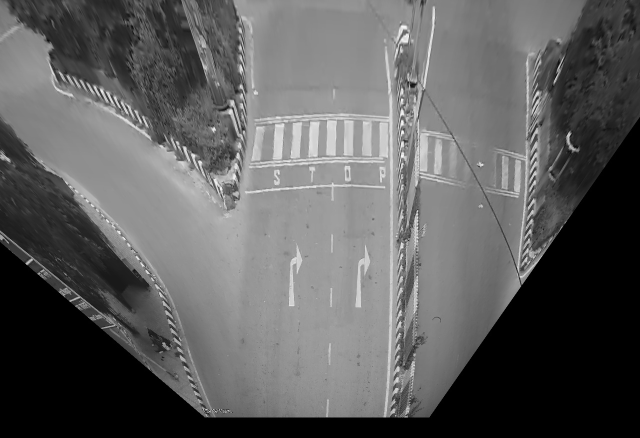
//> input picture emptyPerspective Image.jpg, 1280 x 875 px, given in place of trafficvideo.mp4, which was not available (shown at 1/2 size)
$ ./test   (built with g++ and OpenCV 4)
//> lines starting //> are read from the running program, lines starting //| are printed output that depends on the picture; after the words box and inside, x2 and y2 are one past the last pixel; in counts of white or black regions, pixels touching at a corner belong together; pictures that were not available may be replaced by others from this repository, and a replacement may not be noted
#include <iostream>
#include <sstream>
#include "opencv2/opencv.hpp"
#include <opencv2/imgcodecs.hpp>
#include <opencv2/imgproc.hpp>
#include <opencv2/videoio.hpp>
#include <opencv2/highgui.hpp>
#include <opencv2/video.hpp>
#include <opencv2/core.hpp>
#include <opencv2/videoio.hpp>
#include <opencv2/bgsegm.hpp>
#include <opencv2/plot.hpp>
#include <fstream>

using namespace cv;
using namespace std;


Mat imgFrame,imgFrame2,test,prvs,thresh,dilated,ne;

vector<Point2f> corners1, corners2;
Mat gray_image;
Mat img1_warp;
Mat display;
string Image_name;
void perspective();
int n ;

bool compx( Point2f a, Point2f b ){
        return a.x < b.x;
}
bool compy( Point2f a, Point2f b ){
        return a.y < b.y;
}


void perspective(){

    corners1.push_back(Point2f(967,205));
    corners1.push_back(Point2f(241,1066));
    corners1.push_back(Point2f(1612,1059));
    corners1.push_back(Point2f(1283,208));

    // Four corners in destination image.
    corners2.push_back(Point2f(472,52));
    corners2.push_back(Point2f(472,830));
    corners2.push_back(Point2f(800,830));
    corners2.push_back(Point2f(800,52));

    // Calculate Homography
    Mat H = findHomography(corners1, corners2);

    // Warp source image to destination based on homography
    warpPerspective(gray_image, img1_warp, H, {1280,875});

}

//

Mat crop(Mat im_src){

	cvtColor( im_src, gray_image, COLOR_BGR2GRAY );
    perspective();

    Mat croppedImage = img1_warp(Rect(472,52,329,779));
    return croppedImage;
}


const char* params
    = "{ help h         |           | Print usage }"
      "{ input          | vtest.avi | Path to a video or a sequence of image }"
      "{ algo           | MOG2      | Background subtraction method (KNN, MOG2) }";
int main(int argc, char* argv[])
{
    CommandLineParser parser(argc, argv, params);
    parser.about( "This program shows how to use background subtraction methods provided by "
                  " OpenCV. You can process both videos and images.\n" );
    if (parser.has("help"))
    {
        //print help information
        parser.printMessage();
    }
    //create Background Subtractor objects
    Ptr<BackgroundSubtractor> pBackSub;
    pBackSub = bgsegm::createBackgroundSubtractorMOG();
    //pBackSub = createBackgroundSubtractorKNN(300,200.0,false);
    VideoCapture capture( "trafficvideo.mp4" );

    double time=0;
    vector<int> x_axis;
    vector<double> y_axis;
    int frame_num=0;

    if (!capture.isOpened()){
        //error in opening the video input
        cerr << "Unable to open: " << parser.get<String>("input") << endl;
        return 0;
    }

    ofstream myfile;
    myfile.open ("test.csv");

    Mat frame, fgMask;
    while (true) {
        capture >> frame;
//> frame is the input picture: 875 rows x 1280 cols, CV_8UC3; min 0, max 255, mean 93.9
        if (frame.empty())
            break;
        frame_num+=1;
        if(frame_num%3!=1) continue;
        frame = crop(frame);
//> in perspective, `warpPerspective(gray_image, img1_warp, H, {1280,875});`:
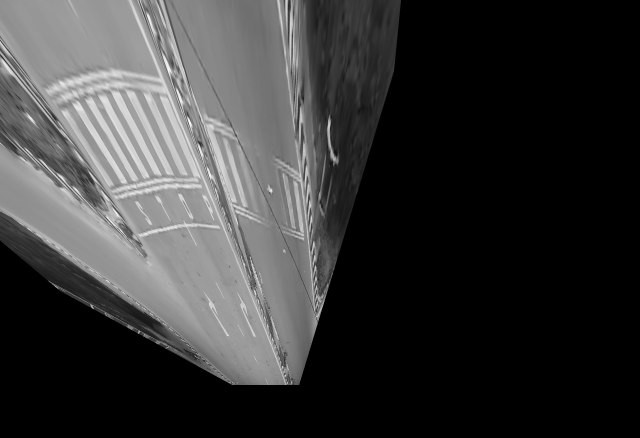
//> img1_warp: 875 rows x 1280 cols, CV_8UC1 (shown at 1/2 size); min 0, max 253, mean 55.8
//> in crop, `Mat croppedImage = img1_warp(Rect(472,52,329,779));`:
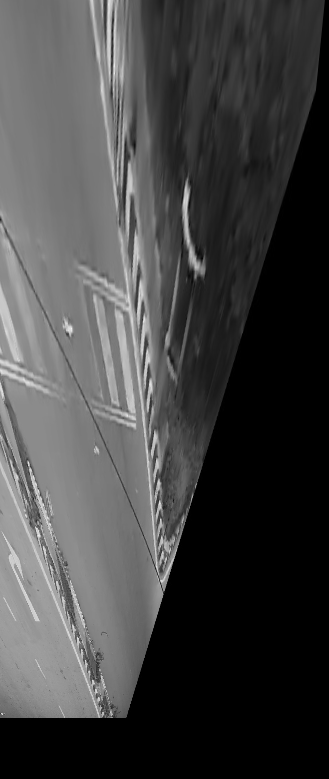
//> croppedImage: 779 rows x 329 cols, CV_8UC1; min 0, max 241, mean 67.5
        GaussianBlur(frame,frame,Size(21,21), 0);
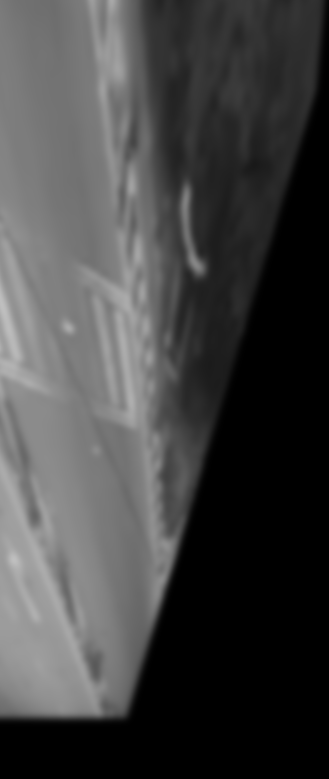
//> frame: 779 rows x 329 cols, CV_8UC1; min 0, max 191, mean 67.5
        //update the background model
        pBackSub->apply(frame, fgMask);
//> fgMask: 779 rows x 329 cols, CV_8UC1; every value is 0
        //get the frame number and write it on the current frame
        rectangle(frame, cv::Point(10, 2), cv::Point(100,20),cv::Scalar(255,255,255), -1);
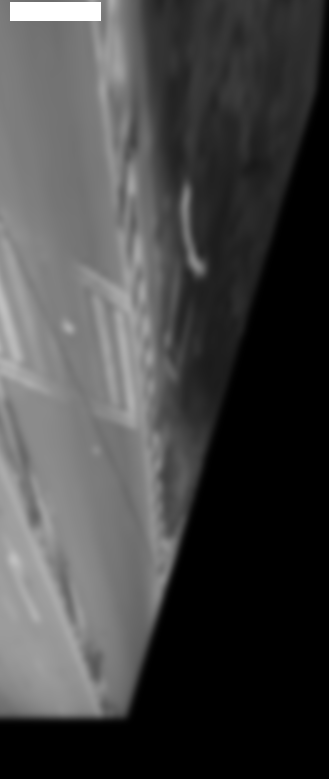
//> frame: 779 rows x 329 cols, CV_8UC1; 0.67% of pixels changed, all inside (x1, y1, x2, y2) = (10, 2, 101, 21)
        stringstream ss;
        ss << capture.get(CAP_PROP_POS_FRAMES);
        string frameNumberString = ss.str();
        putText(frame, frameNumberString.c_str(), cv::Point(15, 15),FONT_HERSHEY_SIMPLEX, 0.5 , cv::Scalar(0,0,0));
//> frame: 779 rows x 329 cols, CV_8UC1; 28 pixels changed, all inside (x1, y1, x2, y2) = (17, 5, 25, 16)
        //show the current frame and the fg masks
        namedWindow("Frame",0);
        namedWindow("FG Mask",0);
        imshow("Frame", frame);
        imshow("FG Mask", fgMask);
        //get the input from the keyboard

        threshold( fgMask, thresh, 30, 255, 0);
        namedWindow("threshold",0);
        imshow("threshold", thresh);

        dilate(thresh,dilated, 0, Point(-1,-1),2);
        namedWindow("dilate",0);
        imshow("dilate", dilated);


        //imshow("dilate", dilated);    myfile << "Writing this to a file.\n";

        double density = countNonZero(dilated)/256291.0;
//> density = 0
        myfile<<frame_num<<","<<density<<","<<time<<endl;
        x_axis.push_back(time);
        y_axis.push_back(density);
//> y_axis = [0]

        int keyboard = waitKey(30);
//> the Esc key is pressed
        time+=0.2;
    }

    myfile.close();
    Mat x(x_axis,true);
    Mat y(y_axis,true);
    x.convertTo(x, CV_64F);
    x.convertTo(x, CV_64F);

    Ptr<plot::Plot2d> plot = plot::Plot2d::create(x,y);
    Mat plot_result ;

    plot->setShowText(true);

    plot->setInvertOrientation(true);
    plot->setShowGrid(false);
    plot->render(plot_result);

    imshow("Graph", plot_result);
    imwrite("plot.jpg",plot_result);


    return 0;
}

$ run again, on Resized_empty.jpg
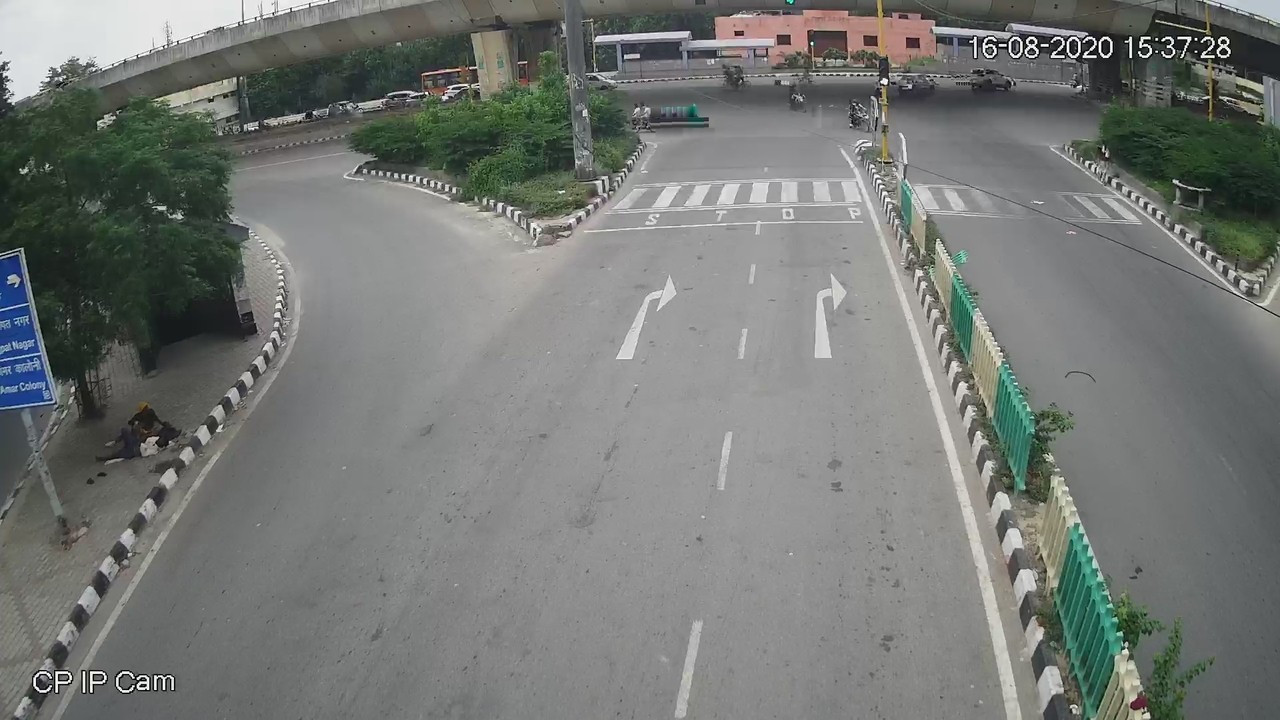
//> input picture Resized_empty.jpg, 1280 x 720 px, given in place of trafficvideo.mp4, which was not available
//> frame is the input picture: 720 rows x 1280 cols, CV_8UC3; mean B, G, R 116.9, 120.1, 116.9
//> in perspective, `warpPerspective(gray_image, img1_warp, H, {1280,875});`:
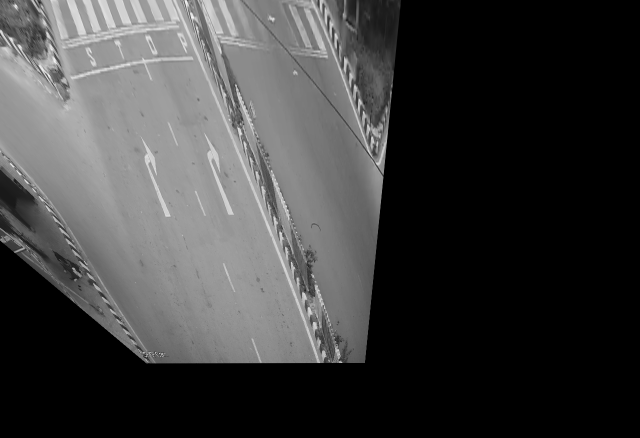
//> img1_warp: 875 rows x 1280 cols, CV_8UC1 (shown at 1/2 size); min 0, max 254, mean 62.5
//> fgMask: 779 rows x 329 cols, CV_8UC1; every value is 0
//> `rectangle(frame, cv::Point(10, 2), cv::Point(100,20),cv::Scalar(255,25..`:
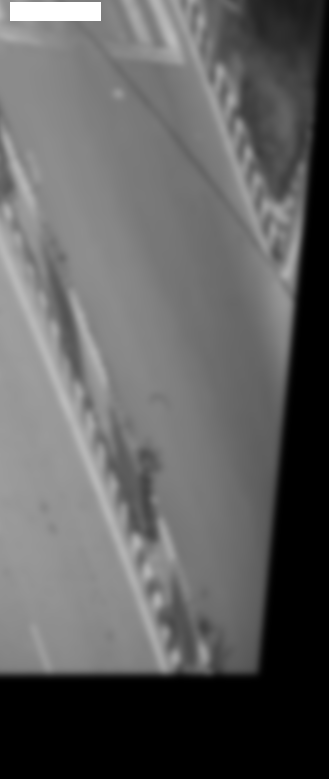
//> frame: 779 rows x 329 cols, CV_8UC1; min 0, max 255, mean 96.2
//> density = 0
//> y_axis = [0]

$ run again, on bg.jpg
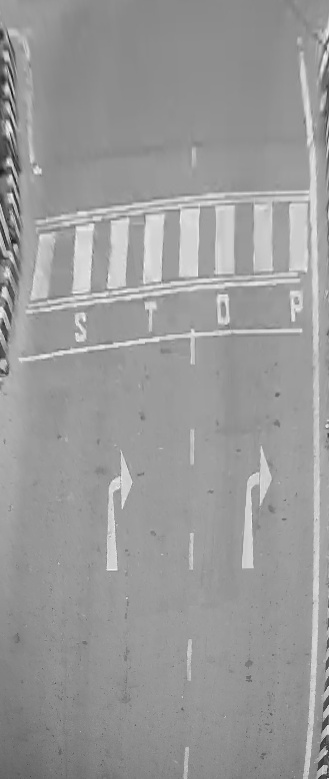
//> input picture bg.jpg, 329 x 779 px, given in place of trafficvideo.mp4, which was not available
//> frame is the input picture: 779 rows x 329 cols, CV_8UC3; min 21, max 252, mean 153.6
//> in perspective, `warpPerspective(gray_image, img1_warp, H, {1280,875});`:
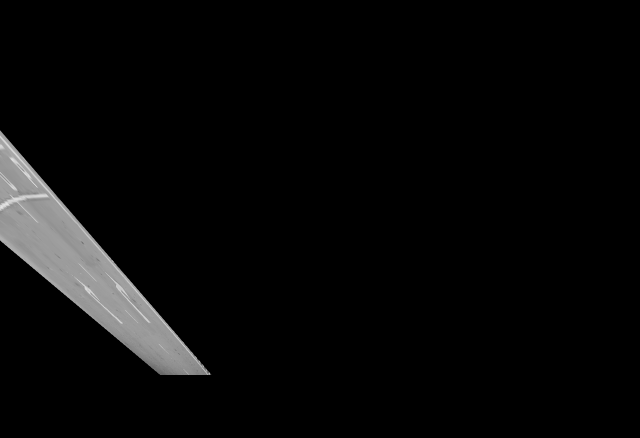
//> img1_warp: 875 rows x 1280 cols, CV_8UC1 (shown at 1/2 size); min 0, max 234, mean 8.5
//> croppedImage: 779 rows x 329 cols, CV_8UC1; every value is 0
//> `rectangle(frame, cv::Point(10, 2), cv::Point(100,20),cv::Scalar(255,25..`:
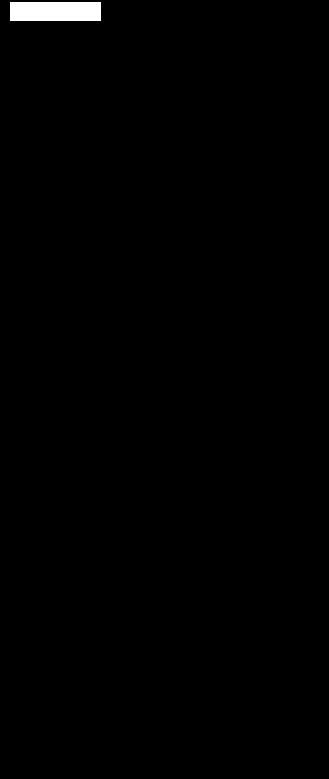
//> frame: 779 rows x 329 cols, CV_8UC1; 0.67% white; 1 white region, box (x1, y1, x2, y2) and area: (10, 2, 101, 21) 1729
//> density = 0
//> y_axis = [0]
